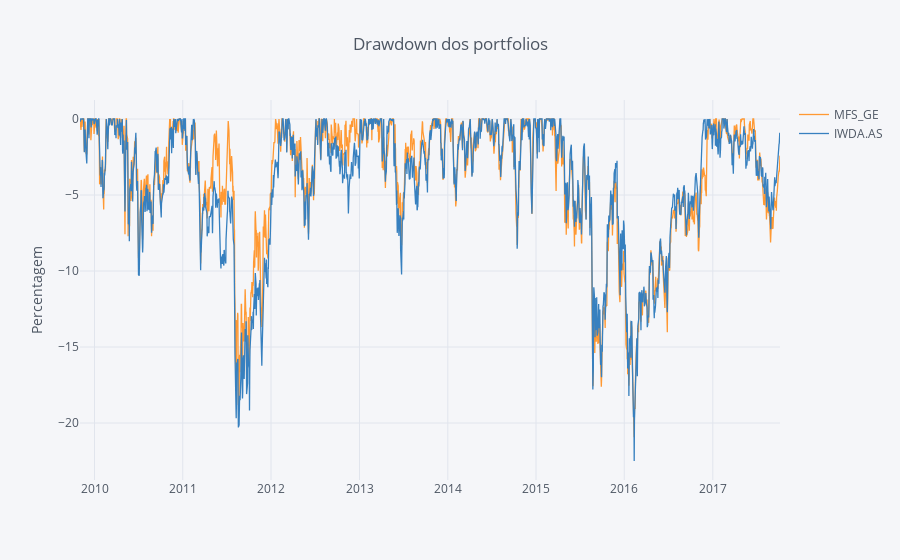

This figure's notebook cell:
### Code cell
#### Computing Drawdowns ####
DD = round(compute_drawdowns(Quotes_df_norm), 2)

DD.iplot(kind='scatter', title='Drawdown dos portfolios', yTitle='Percentagem')

### Figure 1 — Plotly figure (JSON) as saved in the notebook; plotly's stock layout.template omitted (floating-point values rounded to 4 significant figures; data arrays with more than 128 entries replaced by an {"elided": "..."} marker saying what was removed)
{"data": [{"line": {"color": "rgba(255, 153, 51, 1.0)", "dash": "solid", "width": 1.3}, "mode": "lines", "name": "MFS_GE", "text": "", "type": "scatter", "x": {"elided": "2042 str values"}, "y": {"elided": "2042 float values"}}, {"line": {"color": "rgba(55, 128, 191, 1.0)", "dash": "solid", "width": 1.3}, "mode": "lines", "name": "IWDA.AS", "text": "", "type": "scatter", "x": {"elided": "2042 str values"}, "y": {"elided": "2042 float values"}}], "layout": {"legend": {"bgcolor": "#F5F6F9", "font": {"color": "#4D5663"}}, "paper_bgcolor": "#F5F6F9", "plot_bgcolor": "#F5F6F9", "title": "Drawdown dos portfolios", "titlefont": {"color": "#4D5663"}, "xaxis1": {"gridcolor": "#E1E5ED", "showgrid": true, "tickfont": {"color": "#4D5663"}, "title": "", "titlefont": {"color": "#4D5663"}, "zerolinecolor": "#E1E5ED"}, "yaxis1": {"gridcolor": "#E1E5ED", "showgrid": true, "tickfont": {"color": "#4D5663"}, "title": "Percentagem", "titlefont": {"color": "#4D5663"}, "zerolinecolor": "#E1E5ED"}}}
